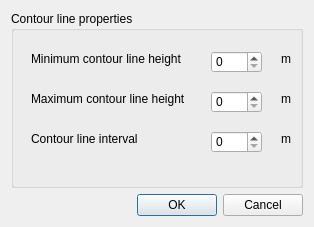
<?xml version="1.0" encoding="UTF-8"?>
<ui version="4.0">
 <class>Settings2</class>
 <widget class="QDialog" name="Settings2">
  <property name="geometry">
   <rect>
    <x>0</x>
    <y>0</y>
    <width>314</width>
    <height>227</height>
   </rect>
  </property>
  <property name="windowTitle">
   <string>Dialog</string>
  </property>
  <layout class="QVBoxLayout" name="verticalLayout">
   <item>
    <widget class="QGroupBox" name="groupBox">
     <property name="title">
      <string>Contour line properties</string>
     </property>
     <widget class="QLabel" name="label_7">
      <property name="geometry">
       <rect>
        <x>20</x>
        <y>40</y>
        <width>171</width>
        <height>16</height>
       </rect>
      </property>
      <property name="text">
       <string>Minimum contour line height</string>
      </property>
     </widget>
     <widget class="QLabel" name="label_8">
      <property name="geometry">
       <rect>
        <x>270</x>
        <y>40</y>
        <width>49</width>
        <height>16</height>
       </rect>
      </property>
      <property name="text">
       <string>m</string>
      </property>
     </widget>
     <widget class="QLabel" name="label_9">
      <property name="geometry">
       <rect>
        <x>270</x>
        <y>80</y>
        <width>49</width>
        <height>16</height>
       </rect>
      </property>
      <property name="text">
       <string>m</string>
      </property>
     </widget>
     <widget class="QLabel" name="label_10">
      <property name="geometry">
       <rect>
        <x>20</x>
        <y>80</y>
        <width>171</width>
        <height>16</height>
       </rect>
      </property>
      <property name="text">
       <string>Maximum contour line height</string>
      </property>
     </widget>
     <widget class="QLabel" name="label_11">
      <property name="geometry">
       <rect>
        <x>270</x>
        <y>120</y>
        <width>49</width>
        <height>16</height>
       </rect>
      </property>
      <property name="text">
       <string>m</string>
      </property>
     </widget>
     <widget class="QLabel" name="label_12">
      <property name="geometry">
       <rect>
        <x>20</x>
        <y>120</y>
        <width>171</width>
        <height>16</height>
       </rect>
      </property>
      <property name="text">
       <string>Contour line interval</string>
      </property>
     </widget>
     <widget class="QSpinBox" name="spinBox">
      <property name="geometry">
       <rect>
        <x>200</x>
        <y>40</y>
        <width>51</width>
        <height>22</height>
       </rect>
      </property>
      <property name="maximum">
       <number>1500</number>
      </property>
     </widget>
     <widget class="QSpinBox" name="spinBox_2">
      <property name="geometry">
       <rect>
        <x>200</x>
        <y>80</y>
        <width>51</width>
        <height>22</height>
       </rect>
      </property>
      <property name="maximum">
       <number>1500</number>
      </property>
     </widget>
     <widget class="QSpinBox" name="spinBox_3">
      <property name="geometry">
       <rect>
        <x>200</x>
        <y>120</y>
        <width>51</width>
        <height>22</height>
       </rect>
      </property>
      <property name="maximum">
       <number>500</number>
      </property>
     </widget>
    </widget>
   </item>
   <item>
    <widget class="QDialogButtonBox" name="buttonBox">
     <property name="orientation">
      <enum>Qt::Horizontal</enum>
     </property>
     <property name="standardButtons">
      <set>QDialogButtonBox::Cancel|QDialogButtonBox::Ok</set>
     </property>
    </widget>
   </item>
  </layout>
 </widget>
 <resources/>
 <connections>
  <connection>
   <sender>buttonBox</sender>
   <signal>accepted()</signal>
   <receiver>Settings2</receiver>
   <slot>accept()</slot>
   <hints>
    <hint type="sourcelabel">
     <x>248</x>
     <y>254</y>
    </hint>
    <hint type="destinationlabel">
     <x>157</x>
     <y>274</y>
    </hint>
   </hints>
  </connection>
  <connection>
   <sender>buttonBox</sender>
   <signal>rejected()</signal>
   <receiver>Settings2</receiver>
   <slot>reject()</slot>
   <hints>
    <hint type="sourcelabel">
     <x>316</x>
     <y>260</y>
    </hint>
    <hint type="destinationlabel">
     <x>286</x>
     <y>274</y>
    </hint>
   </hints>
  </connection>
 </connections>
</ui>
